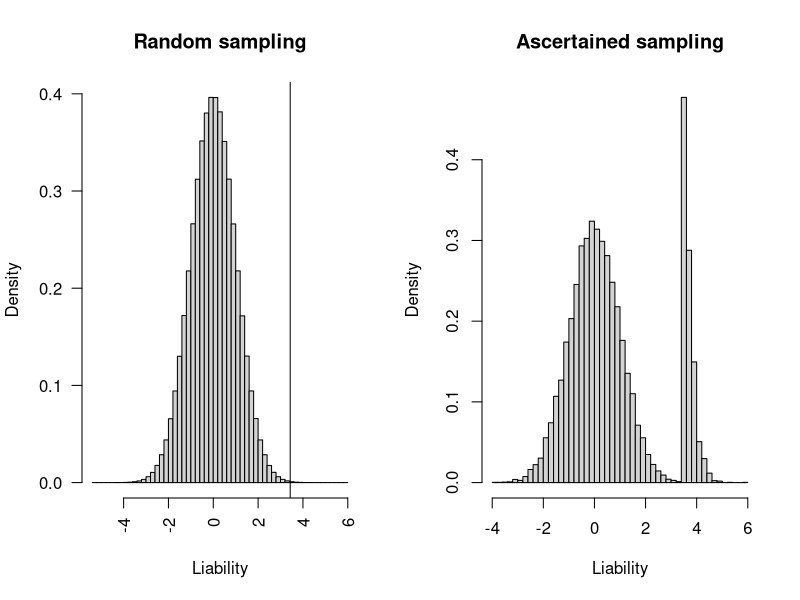

This chart was generated by the following R code:
setwd("~/Desktop")
total_pop <- 12000000
# sample_size <- 20000
sample_size <- 10450 + 1954 + 1120 + 3135
pop_prev <- 0.0003
# sample_prev <- 0.2
sample_prev <- (1930 + 835 + 605 ) /sample_size
num_diseased_sample <- sample_size * sample_prev
num_healthy_sample <- sample_size - num_diseased_sample
cutoff <- qnorm(1 - pop_prev)
liability <- rnorm(total_pop,0,1)

pdf("binary_sampling.pdf", width=8, height=4)
par(mfrow=c(1,2))
hist(liability, freq=FALSE, breaks=60, xlab="Liability", main="Random sampling", las=2)
abline(v=cutoff)
hist(c(sample(liability[liability >= cutoff], num_diseased_sample), sample(liability[liability < cutoff], num_healthy_sample)), freq=FALSE, breaks=60, xlab="Liability", main="Ascertained sampling")
print(sum(liability >= cutoff))
dev.off()